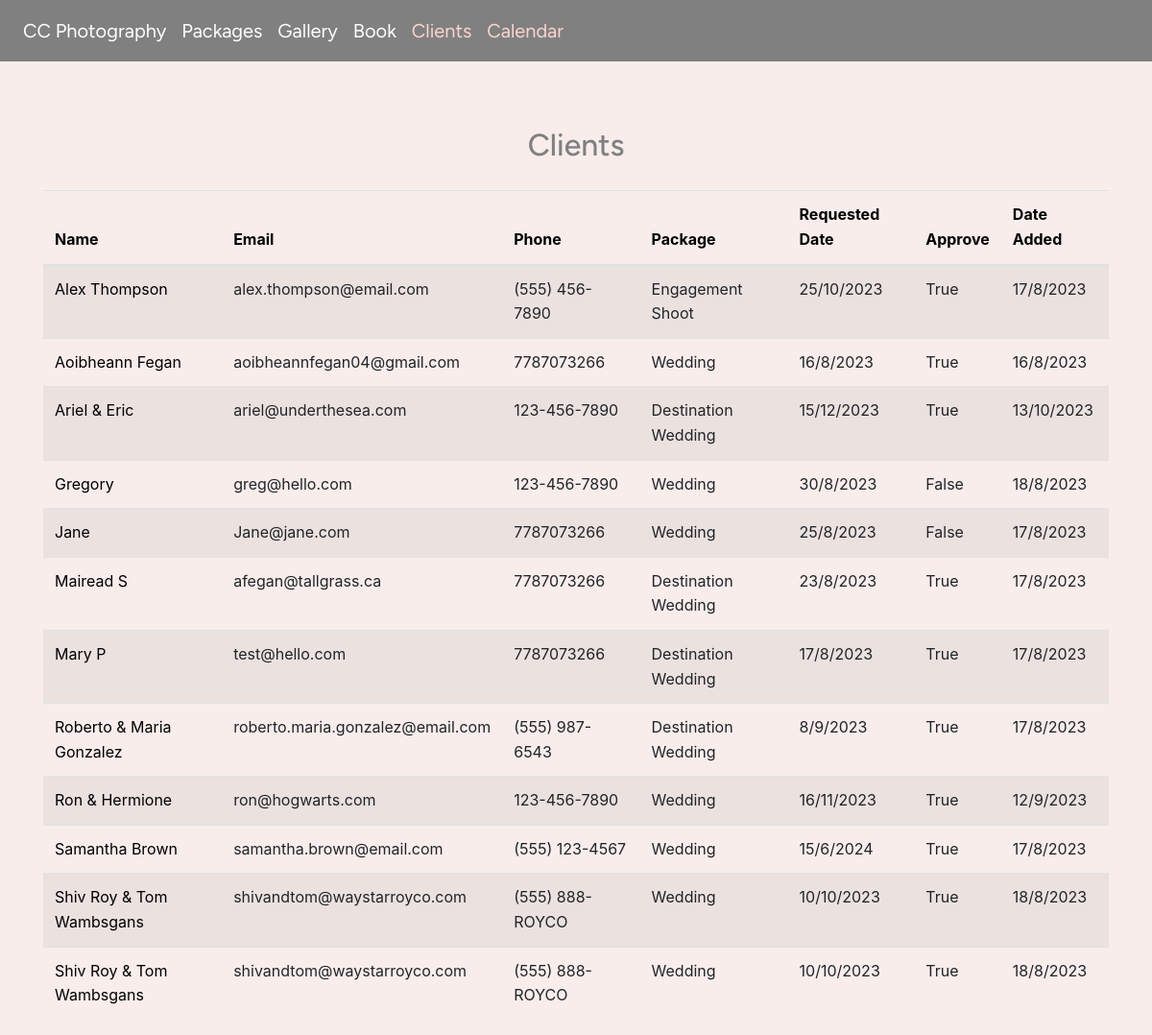
Screenshot of /clients?sort=name (signed in) with the database file from the repository.
### wedding/models.py (models this page shows, shortened)
class Client(models.Model):
    PACKAGE_OPTIONS = [
        ('Wedding', 'Wedding'),
        ('Engagement Shoot', 'Engagement Shoot'),
        ('Destination Wedding', 'Destination Wedding')
    ]
    name = models.CharField(max_length=64)
    email = models.EmailField()
    phone = models.CharField(max_length=15)
    package = models.CharField(max_length=64, choices=PACKAGE_OPTIONS, default='Wedding')
    description = models.TextField(null=True, blank=True)
    date_added = models.DateTimeField(auto_now_add=True)
    date_requested = models.DateTimeField(auto_now_add=False)
    approved = models.BooleanField(default=False)
    completed = models.BooleanField(default=False)

### wedding/views.py (the view)
# urls.py: path("clients", views.clients, name="clients"),
def clients(request):
    user = request.user
    if not user.is_authenticated:
        return redirect('index')
    sort_by = request.GET.get('sort', '-date_added')
    if sort_by not in ['name', 'email', 'phone', 'package', 'date_requested', 'approved', 'date_added']:
        sort_by = '-date_added'
    clients = Client.objects.all().order_by(sort_by)
    return render(request, "wedding/clients.html", {
        "user": user,
        "clients": clients,
    })

### wedding/templates/wedding/clients.html
{% extends "wedding/layout.html" %}
{% load static %}
{% block body %}
    {% if user.is_authenticated %}
        <div class="container mt-5">
            <h2>Clients</h2>
            <table class="table table-striped">
                <thead>
                    <tr>
                        <th><a class="table-header" style="text-decoration: none;" href="?sort=name">Name</a></th>
                        <th><a class="table-header" style="text-decoration: none;" href="?sort=email">Email</a></th>
                        <th><a class="table-header" style="text-decoration: none;" href="?sort=phone">Phone</a></th>
                        <th><a class="table-header" style="text-decoration: none;" href="?sort=package">Package</a></th>
                        <th><a class="table-header" style="text-decoration: none;" href="?sort=date_requested">Requested Date</a></th>
                        <th><a class="table-header" style="text-decoration: none;" href="?sort=approved">Approve</a></th>
                        <th><a class="table-header" style="text-decoration: none;" href="?sort=date_added">Date Added</a></th>
                    </tr>
                </thead>
                <tbody>
                    {% for client in clients %}
                        <tr>
                            <td><a style="text-decoration: none;" class="client-link" href="{% url 'client' client.id %}">{{ client.name }}</a></td>
                            <td>{{ client.email }}</td>
                            <td>{{ client.phone }}</td>
                            <td>{{ client.package }}</td>
                            <td>{{ client.date_requested| date:"j/n/Y" }}</td>
                            <td>{{ client.approved }}</td>
                            <td>{{ client.date_added| date:"j/n/Y" }}</td>
                        </tr>
                    {% endfor %}
                </tbody>
            </table>
        </div>
    {% else %}
        <div>
            You are not authenticated
        </div>
    {% endif %}
{% endblock %}

### wedding/static/wedding/styles.css (style rules this page uses)
:root { --text: grey; --headers: grey; --background: #F8EDEB; --button: #FCD5CE; --content-background: #FCD5CE; --nav: grey; --form: #D8E2DC; }
body { line-height: 1.6; background-color: var(--background); color: #333333; }
h2 { padding: 20px; text-align: center; color: var(--headers); font-weight: 500; font-family: "Figtree",'Brush Script MT', cursive; }
.table-header, .client-link { text-decoration: none; color: black; }

### rows the page displays
Client: name "Alex Thompson", email "alex.thompson@email.com", phone "(555) 456-7890", package "Engagement Shoot", date_requested "25/10/2023", approved "True", date_added "17/8/2023"
Client: name "Aoibheann Fegan", email "aoibheannfegan04@gmail.com", phone "7787073266", package "Wedding", date_requested "16/8/2023", approved "True", date_added "16/8/2023"
Client: name "Ariel & Eric", email "ariel@underthesea.com", phone "123-456-7890", package "Destination Wedding", date_requested "15/12/2023", approved "True", date_added "13/10/2023"
Client: name "Gregory", email "greg@hello.com", phone "123-456-7890", package "Wedding", date_requested "30/8/2023", approved "False", date_added "18/8/2023"
Client: name "Jane", email "Jane@jane.com", phone "7787073266", package "Wedding", date_requested "25/8/2023", approved "False", date_added "17/8/2023"
Client: name "Mairead S", email "afegan@tallgrass.ca", phone "7787073266", package "Destination Wedding", date_requested "23/8/2023", approved "True", date_added "17/8/2023"
Client: name "Mary P", email "test@hello.com", phone "7787073266", package "Destination Wedding", date_requested "17/8/2023", approved "True", date_added "17/8/2023"
Client: name "Roberto & Maria Gonzalez", email "roberto.maria.gonzalez@email.com", phone "(555) 987-6543", package "Destination Wedding", date_requested "8/9/2023", approved "True", date_added "17/8/2023"
Client: name "Ron & Hermione", email "ron@hogwarts.com", phone "123-456-7890", package "Wedding", date_requested "16/11/2023", approved "True", date_added "12/9/2023"
Client: name "Samantha Brown", email "samantha.brown@email.com", phone "(555) 123-4567", package "Wedding", date_requested "15/6/2024", approved "True", date_added "17/8/2023"
Client: name "Shiv Roy & Tom Wambsgans", email "shivandtom@waystarroyco.com", phone "(555) 888-ROYCO", package "Wedding", date_requested "10/10/2023", approved "True", date_added "18/8/2023"
Client: name "Shiv Roy & Tom Wambsgans", email "shivandtom@waystarroyco.com", phone "(555) 888-ROYCO", package "Wedding", date_requested "10/10/2023", approved "True", date_added "18/8/2023"
